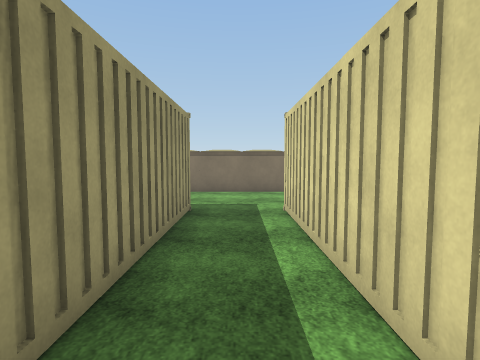
View 1 (above)

15 first-person views from a walk through a Unity game level. The camera is 1.5 m above the floor, tilts 4° down and sees 80° across. The floor is counted in squares, 1 m on a side. Each view is taken from the middle of a square. On the plan, view 1 faces up. The plan holds only what a view shows up to about 14 squares ahead; the rest is blank. The place goes on beyond the plan. The player is left out. Surface patterns are stand-ins for the level's own textures.

View 2
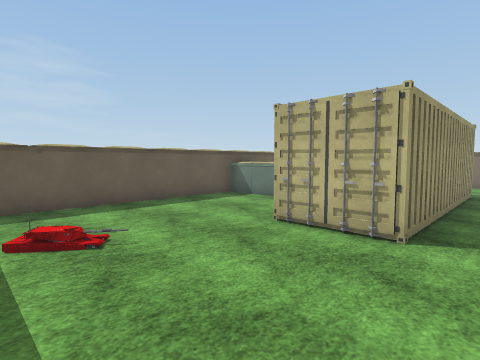

View 3
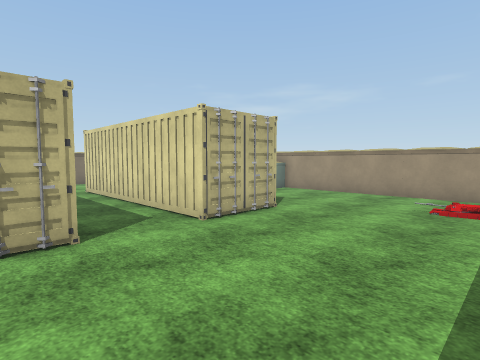

View 4
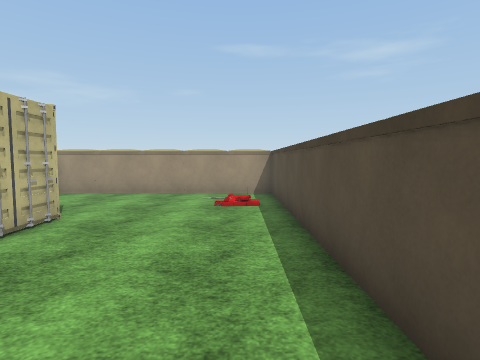

View 5
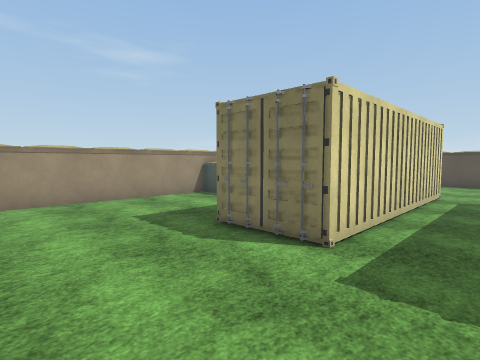

View 6
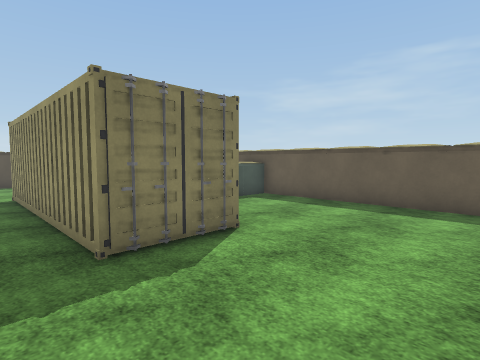

View 7
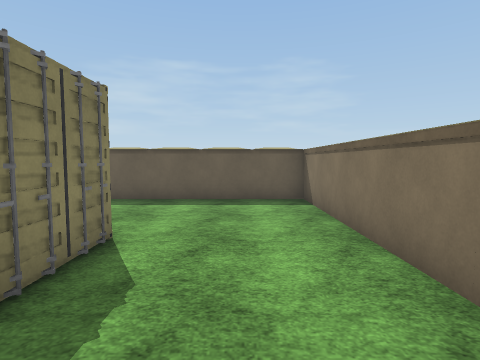

View 8
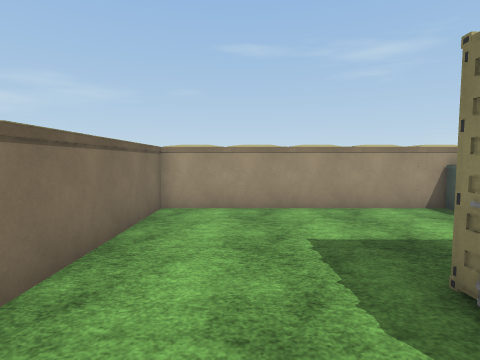

View 9
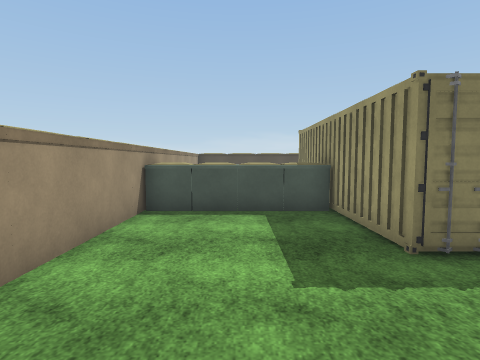

View 10
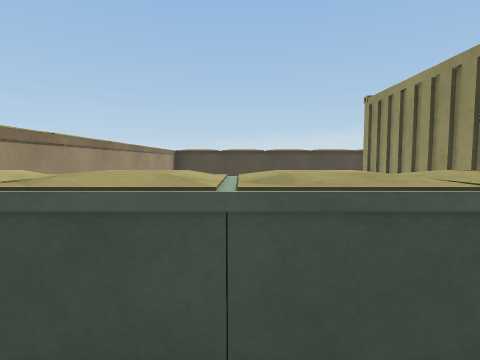

View 11
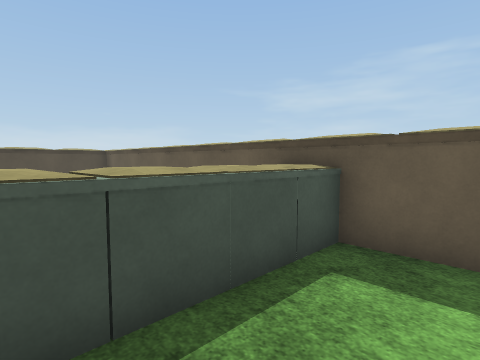

View 12
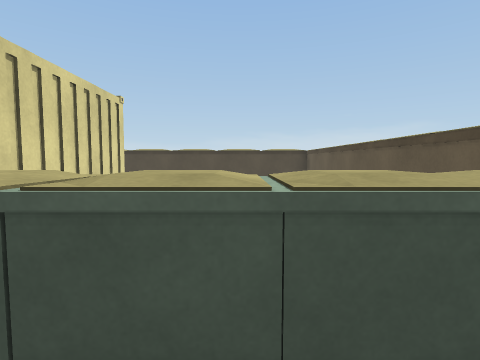

View 13
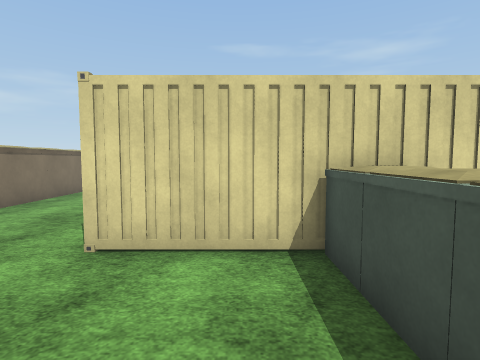

View 14
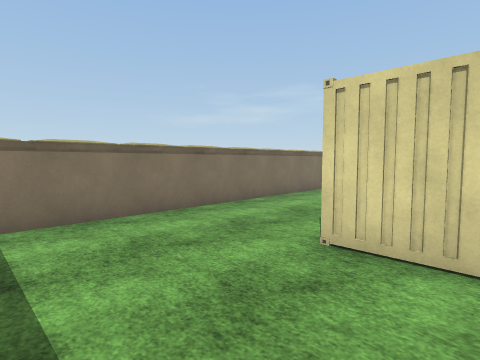

View 15
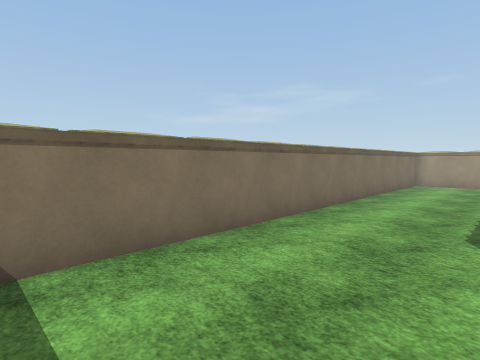

### Floor plan
Key: @ floor where view 1 was taken; # wall or solid block; . floor; = window, fence, low wall or low ledge; ^ raised ledge; C container; T tank.
Columns run from 10 left of view 1 to 10 right of it. Each row starts with its distance up from view 1.
 14 #####################
 13 #...................#
 12 #...................#
 11 #...................#
 10 #...................#
  9 #.....C.C...CCC.....#
  8 #.....###..C###.....#
  7 #.....###..C  #.....#
  6 #.....###..#  #.....#
  5 #....=###..C  #=....#
  4 #^^^^^###..#  #^^^^^#
  3 #^^^^ ###..#  #  ^ ^#
  2 #.... ###..#  #  ...#
  1 #.....###..# ## ....#
  0 #.....C##.@###C.....#
 -1 #...................#
 -2 #...................#
 -3 #...................#
 -4 #...................#
 -5 #...T............  .#
 -6 #   ................#
 -7 #####################

Where each view was taken, in squares from view 1:
view 1: 0 up, 0 right, facing up
view 2: 6 down, 0 right, facing up-left
view 3: 6 down, 3 left, facing up-right
view 4: 5 down, 3 left, facing right
view 5: 13 up, 1 left, facing down-right
view 6: 13 up, 0 right, facing down-left
view 7: 11 up, 1 right, facing left
view 8: 11 up, 1 right, facing right
view 9: 13 up, 7 right, facing down
view 10: 6 up, 7 right, facing down
view 11: 7 up, 5 left, facing down-left
view 12: 6 up, 7 left, facing down
view 13: 6 up, 9 left, facing right
view 14: 6 up, 9 left, facing up-right
view 15: 9 up, 9 left, facing up-right
